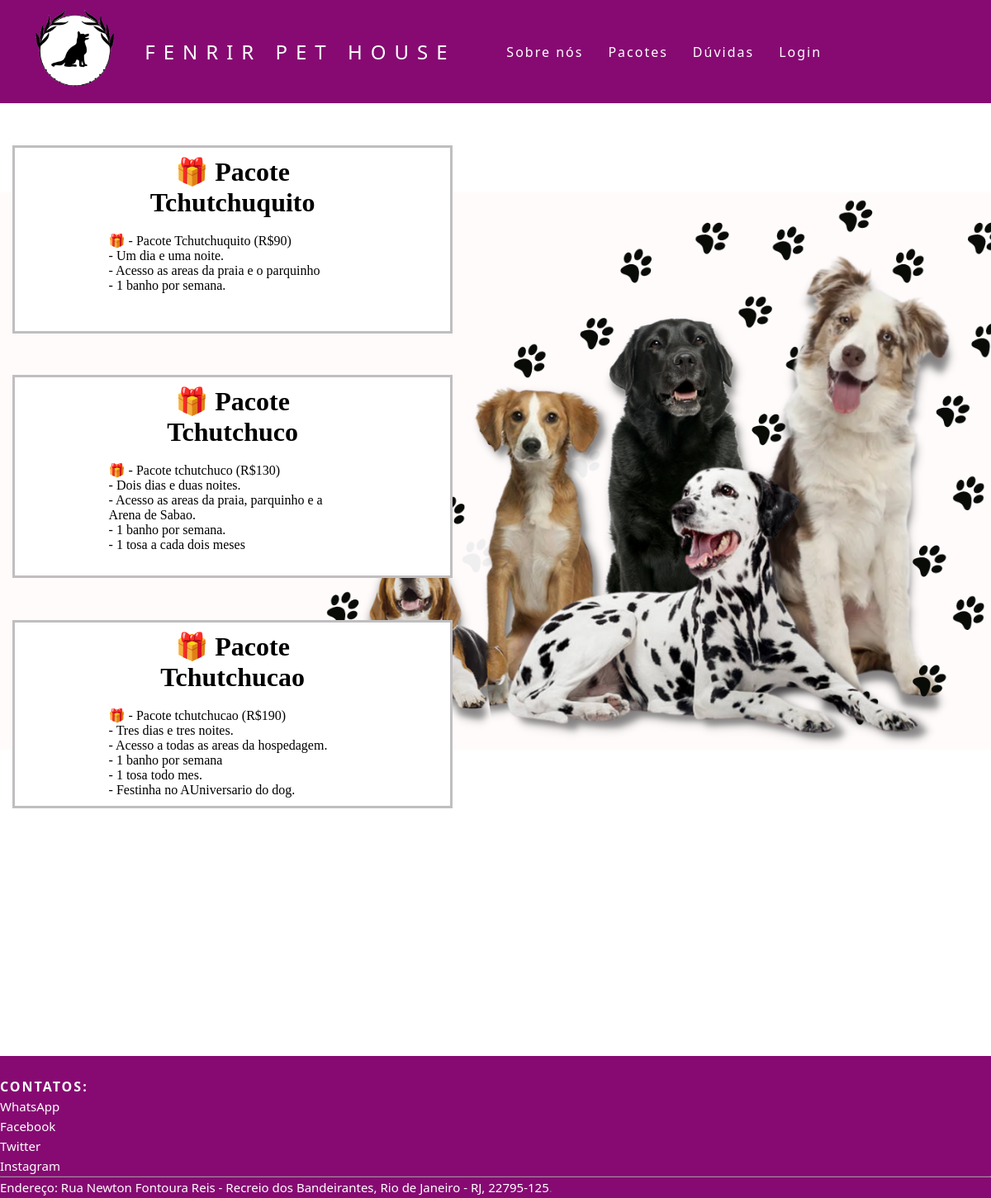
Screenshot of /pacotes.php with the database file from the repository.
### tables this page shows
CREATE TABLE `pacotes` (
  `idpacote` int(255) NOT NULL,
  `nome` varchar(255) NOT NULL,
  `valor` varchar(255) NOT NULL,
  `tempo` varchar(255) NOT NULL,
  `areas` varchar(255) NOT NULL,
  `banho` varchar(255) DEFAULT NULL,
  `tosa` varchar(255) DEFAULT NULL,
  `festa` varchar(255) DEFAULT NULL
);

### src/pacotes.php (the view, shortened to what this page needs)
<!DOCTYPE html>
<?php include "conectauser.inc"; ?>
<html lang="pt-br">
  <head>
    <link rel="stylesheet" href="style.css" />
  </head>
  <body>
      <header class="nav">
      <nav>
        <a href="index.php"><img style="margin-left:25px; margin-top:10px; margin-bottom:10px; " src="logo.png" alt="Image" height="100"></a>
        <a class="logo" href="index.php">Fenrir Pet House</a>
        <ul class="nav-list">
          <li><a href="sobre.html">Sobre nós</a></li>
          <li><a href="pacotes.php">Pacotes</a></li>
          <li><a href="duvidas.html">Dúvidas</a></li>
          <li><a href="loginfenrir.html">Login</a></li>
        </ul>
      </nav>
    </header>
    <body background="capa dogs.png" class="background">
    </body>
    <?php
    $sql = "SELECT * FROM pacotes ;";
    $res = mysqli_query($mysqli,$sql);
    $linhas = mysqli_num_rows($res);
      for($idpacote = 1;$idpacote <= $linhas;$idpacote ++){
      ?>
    <ul class="nav-list">
        <div class="fenrir-hospedagens">
            <form action="cadastrocachorro.php" method="POST" class="form-container">
                <h1>
                <?php
                $sql = "SELECT nome FROM pacotes WHERE idpacote = '$idpacote';";
                $res = mysqli_query($mysqli,$sql);
                $row = mysqli_fetch_assoc($res);
                echo "🎁 ".$row['nome'];
                ?>
                </h1>
                <p style="text-align:left;"><br><?php
                $sql = "SELECT valor FROM pacotes WHERE idpacote = '$idpacote';";
                $res = mysqli_query($mysqli,$sql);
                $row = mysqli_fetch_assoc($res);
                echo "🎁 ".$row['valor'];
                ?><br>
                <?php
                $sql = "SELECT tempo FROM pacotes WHERE idpacote = '$idpacote';";
                $res = mysqli_query($mysqli,$sql);
                $row = mysqli_fetch_assoc($res);
                echo $row['tempo'];
                ?><br>
                <?php
                $sql = "SELECT areas FROM pacotes WHERE idpacote = '$idpacote';";
                $res = mysqli_query($mysqli,$sql);
                $row = mysqli_fetch_assoc($res);
                echo $row['areas'];
                ?><br>
                <?php
                $sql = "SELECT banho FROM pacotes WHERE idpacote = '$idpacote';";
                $res = mysqli_query($mysqli,$sql);
                $row = mysqli_fetch_assoc($res);
                echo $row['banho'];
                ?><br>
                <?php
                $sql = "SELECT tosa FROM pacotes WHERE idpacote = '$idpacote';";
                $res = mysqli_query($mysqli,$sql);
                $row = mysqli_fetch_assoc($res);
                echo $row['tosa'];
                ?><br>
                <?php
                $sql = "SELECT festa FROM pacotes WHERE idpacote = '$idpacote';";
                $res = mysqli_query($mysqli,$sql);
                $row = mysqli_fetch_assoc($res);
                  echo $row['festa'];
                echo "<br>";
                echo"</p>";
            echo"</form>";
        echo"</div>";
    echo"</ul>";
              }
    ?>
   <footer class="site-footer" style="margin-top: 25%;">
        <div class="col-xs-6 col-md-3">
          <h6>Contatos:</h6>
          <ul class="footer-links">
            <li><a href="https://web.whatsapp.com/">WhatsApp</a></li>
            <li><a href="https://www.facebook.com/">Facebook</a></li>
            <li><a href="https://twitter.com/">Twitter</a></li>
            <li><a href="https://www.instagram.com/">Instagram</a></li>
          </ul>
        </div>
      <hr>
    <div class="container">
      <div class="row">
        <div class="col-md-8 col-sm-6 col-xs-12">
          <p class="copyright-text">
       <a href="https://www.google.com/maps/dir//Rua+Newton+Fontoura+Reis+-+Recreio+dos+Bandeirantes+-+R.+Newton+Fontoura+Reis+-+Recreio+dos+Bandeirantes,+Rio+de+Janeiro+-+RJ,+22795-125/@-22.9209579,-43.4968904,11z/data=!4m8!4m7!1m0!1m5!1m1!1s0x9bc3aed259b4ad:0x6383c2f561261060!2m2!1d-43.4660456!2d-23.026394">Endereço: Rua Newton Fontoura Reis - Recreio dos Bandeirantes, Rio de Janeiro - RJ, 22795-125</a>.
          </p>
    </div>
</footer>
  </body>
</html>

### src/style.css (style rules this page uses)
body { width:100%; }
* { margin: 0; padding: 0; }
a { color: #fff; text-decoration: none; transition: 0.3s; }
.logo { font-size: 24px; text-transform: uppercase; letter-spacing: 10px; }
.background { background-size: 100%; margin-bottom: none; background-position-x: 0%; background-position-y: 30%; background-repeat: no-repeat; margin: 0 auto; }
nav { display: flex; justify-content: space-around; align-items: center; font-family: system-ui, -apple-system, Helvetica, Arial, sans-serif; background: #860a72; width: 100%; margin-top: 0; position: relative; }
.nav-list { list-style: none; display: flex; padding-right: 5cm; }
.nav-list li { letter-spacing: 2px; margin-left: 30px; }
.fenrir-hospedagens { text-align: center; background-color: rgb(255, 255, 255); position: relative; right: 5px; border: 3px solid rgb(192, 190, 192); z-index: 9; margin-top: 5%; margin-right: 1%; margin-left: 2%; }
.form-container { max-width: 300px; padding: 10px; background-color: white; padding-left: 3cm; padding-right: 3cm; }
.site-footer { background-color:#860a72; padding:20px 0 1px; font-family: system-ui, -apple-system, Helvetica, Arial, sans-serif; font-size:15px; line-height:24px; color:#737373; margin-top: 35%; position: relative; }
.site-footer hr { border-top-color:#bbb; opacity:0.5 }
.site-footer h6 { color:#fff; font-size:16px; text-transform:uppercase; margin-top:5px; letter-spacing:2px }
.site-footer a { color:#ffffff; font-family: system-ui, -apple-system, Helvetica, Arial, sans-serif; }
.footer-links { padding-left:0; list-style:none }
.footer-links li { display:block }
.footer-links a { color:#ffffff }
.copyright-text { margin:0 }

### rows the page displays
pacotes: nome "Pacote Tchutchuquito", valor "- Pacote Tchutchuquito (R$90)", tempo "- Um dia e uma noite.", areas "- Acesso as areas da praia e o parquinho", banho "- 1 banho por semana."
pacotes: nome "Pacote Tchutchuco", valor "- Pacote tchutchuco (R$130)", tempo "- Dois dias e duas noites.", areas "- Acesso as areas da praia, parquinho e a Arena de Sabao.", banho "- 1 banho por semana.", tosa "- 1 tosa a cada dois meses"
pacotes: nome "Pacote Tchutchucao", valor "- Pacote tchutchucao (R$190)", tempo "- Tres dias e tres noites.", areas "- Acesso a todas as areas da hospedagem.", banho "- 1 banho por semana", tosa "- 1 tosa todo mes.", festa "- Festinha no AUniversario do dog."
